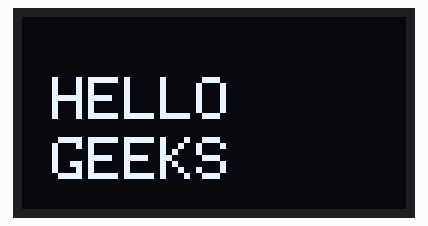
The sketch below on a simulated ESP32. Shown: 128×64 one-colour display.

Above: at 0.1 s.

The sketch:

esp32_oled_hello_geeks.ino
```cpp
#include <Wire.h>
#include <Adafruit_GFX.h>
#include <Adafruit_SSD1306.h>

#define SCREEN_WIDTH 128
#define SCREEN_HEIGHT 64
#define OLED_RESET -1
#define OLED_ADDRESS 0x3C

Adafruit_SSD1306 display(SCREEN_WIDTH, SCREEN_HEIGHT, &Wire, OLED_RESET);

void setup() {

  Wire.begin(21, 22);

  if (!display.begin(SSD1306_SWITCHCAPVCC, OLED_ADDRESS)) {
    Serial.println("OLED not found");
    while (true);
  }

  display.clearDisplay();

  display.setTextSize(2);
  display.setTextColor(SSD1306_WHITE);

  display.setCursor(10, 20);
  display.println("HELLO");

  display.setCursor(10, 40);
  display.println("GEEKS");

  display.display();
}

void loop() {
}
```
